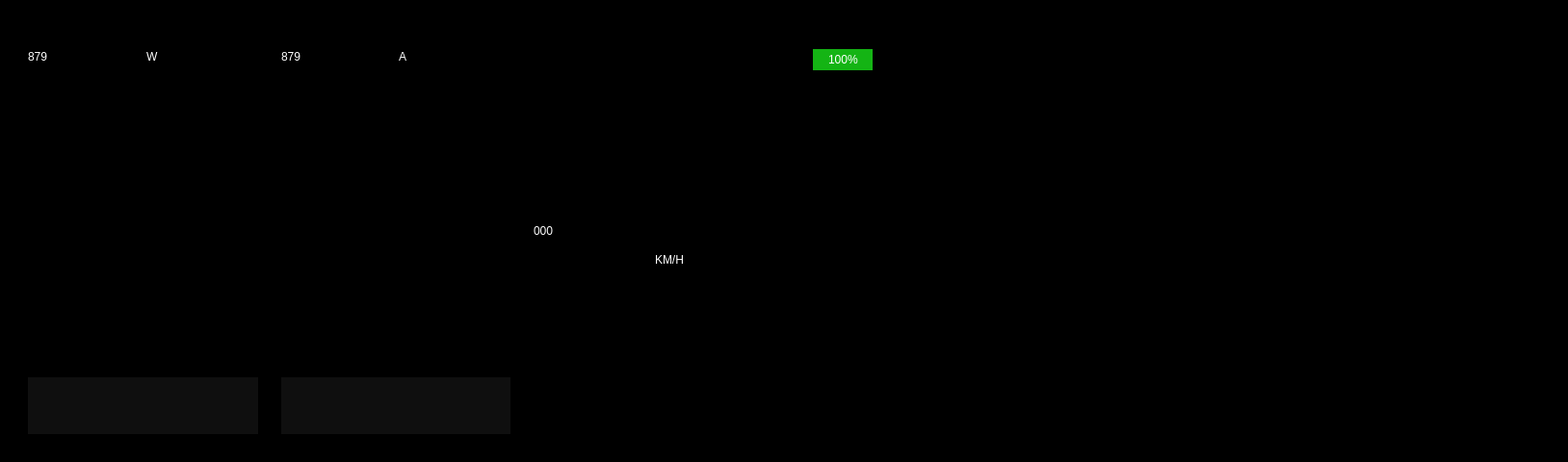
<?xml version="1.0" encoding="UTF-8"?>
<ui version="4.0">
 <class>DisplayDashboardWidget</class>
 <widget class="QWidget" name="DisplayDashboardWidget">
  <property name="geometry">
   <rect>
    <x>0</x>
    <y>0</y>
    <width>1600</width>
    <height>480</height>
   </rect>
  </property>
  <property name="windowTitle">
   <string>Form</string>
  </property>
  <property name="styleSheet">
   <string notr="true">background-color: black;</string>
  </property>
  <layout class="QHBoxLayout" name="horizontalLayout">
   <item>
    <widget class="QWidget" name="leftScreenWidget" native="true">
     <property name="minimumSize">
      <size>
       <width>800</width>
       <height>0</height>
      </size>
     </property>
     <property name="maximumSize">
      <size>
       <width>800</width>
       <height>16777215</height>
      </size>
     </property>
     <layout class="QGridLayout" name="gridLayout">
      <item row="2" column="1">
       <widget class="QWidget" name="batteryFaultsWidget" native="true">
        <layout class="QVBoxLayout" name="batteryFaultsLayout">
         <item>
          <widget class="QLabel" name="batteryFaultsTitleLabel">
           <property name="styleSheet">
            <string notr="true">font: bold 10pt &quot;Arial Unicode MS&quot;;
padding-top: 45px;</string>
           </property>
           <property name="text">
            <string>B A T T E R Y   F A U L T S</string>
           </property>
          </widget>
         </item>
         <item>
          <widget class="QLabel" name="batteryFaultsLabel">
           <property name="styleSheet">
            <string notr="true">background-color: rgb(15,15,15);</string>
           </property>
           <property name="text">
            <string/>
           </property>
          </widget>
         </item>
        </layout>
       </widget>
      </item>
      <item row="1" column="2">
       <widget class="QWidget" name="actualSpeedWidget" native="true">
        <layout class="QHBoxLayout" name="actualSpeedLayout">
         <item>
          <widget class="QLabel" name="actualSpeedLabel">
           <property name="styleSheet">
            <string notr="true">font: bold 64pt &quot;LCDMono&quot;;
color: white;</string>
           </property>
           <property name="text">
            <string>000</string>
           </property>
          </widget>
         </item>
         <item>
          <widget class="QLabel" name="actualSpeedUnitsLabel">
           <property name="styleSheet">
            <string notr="true">font: 75 bold 18pt &quot;Nimbus Sans L&quot;;
padding-top:60px;
color: white;</string>
           </property>
           <property name="text">
            <string>KM/H</string>
           </property>
          </widget>
         </item>
        </layout>
       </widget>
      </item>
      <item row="2" column="0">
       <widget class="QWidget" name="motorFaultsWidget" native="true">
        <layout class="QVBoxLayout" name="motorFaultsLayout">
         <item>
          <widget class="QLabel" name="motorFaultsTitleLabel">
           <property name="styleSheet">
            <string notr="true">font: bold 10pt &quot;Arial Unicode MS&quot;;
padding-top:45px;</string>
           </property>
           <property name="text">
            <string>M O T O R   F A U L T S</string>
           </property>
          </widget>
         </item>
         <item>
          <widget class="QLabel" name="motorFaultsLabel">
           <property name="styleSheet">
            <string notr="true">background-color: rgb(15,15,15);</string>
           </property>
           <property name="text">
            <string/>
           </property>
          </widget>
         </item>
        </layout>
       </widget>
      </item>
      <item row="0" column="2">
       <widget class="QWidget" name="motorResetButton" native="true"/>
      </item>
      <item row="0" column="0">
       <widget class="QWidget" name="motorPowerWidget" native="true">
        <layout class="QGridLayout" name="motorPowerLayout">
         <item row="0" column="0">
          <widget class="QLabel" name="motorPowerLabel">
           <property name="styleSheet">
            <string notr="true">font: 24pt &quot;Burlingame Pro&quot;;
color: white;</string>
           </property>
           <property name="text">
            <string>879</string>
           </property>
          </widget>
         </item>
         <item row="0" column="1">
          <widget class="QLabel" name="motorPowerUnitsLabel">
           <property name="styleSheet">
            <string notr="true">font: 75 10pt &quot;Arial Unicode MS&quot;;
color: white;
text-align:bottom;</string>
           </property>
           <property name="text">
            <string>W</string>
           </property>
          </widget>
         </item>
         <item row="1" column="0" colspan="2">
          <widget class="QLabel" name="motorPowerTitleLabel">
           <property name="styleSheet">
            <string notr="true">font: bold 10pt &quot;Arial Unicode MS&quot;;
padding-bottom: 45px;</string>
           </property>
           <property name="text">
            <string>M O T O R   P O W E R</string>
           </property>
          </widget>
         </item>
        </layout>
       </widget>
      </item>
      <item row="2" column="2">
       <widget class="QWidget" name="leftTurnSignalWidget" native="true"/>
      </item>
      <item row="1" column="0">
       <widget class="QWidget" name="arraysWidget" native="true">
        <layout class="QGridLayout" name="arraysLayout">
         <item row="0" column="0" colspan="2">
          <widget class="QLabel" name="arraysTitleLabel">
           <property name="styleSheet">
            <string notr="true">font: bold 10pt &quot;Arial Unicode MS&quot;;</string>
           </property>
           <property name="text">
            <string>- A R R A Y S -</string>
           </property>
          </widget>
         </item>
         <item row="1" column="1">
          <widget class="QWidget" name="arrayTwoWidget" native="true">
           <layout class="QHBoxLayout" name="horizontalLayout_3">
            <item>
             <widget class="QLabel" name="arrayTwoVoltageLabel">
              <property name="text">
               <string>879</string>
              </property>
             </widget>
            </item>
            <item>
             <widget class="QLabel" name="arrayTwoVoltageUnitsLabel">
              <property name="text">
               <string>V</string>
              </property>
             </widget>
            </item>
            <item>
             <widget class="QLabel" name="arrayTwoCurrentLabel">
              <property name="text">
               <string>879</string>
              </property>
             </widget>
            </item>
            <item>
             <widget class="QLabel" name="arrayTwoCurrentUnitsLabel">
              <property name="text">
               <string>A</string>
              </property>
             </widget>
            </item>
           </layout>
          </widget>
         </item>
         <item row="2" column="1">
          <widget class="QWidget" name="arrayFourWidget" native="true">
           <layout class="QHBoxLayout" name="horizontalLayout_6">
            <item>
             <widget class="QLabel" name="arrayFourVoltageLabel">
              <property name="text">
               <string>879</string>
              </property>
             </widget>
            </item>
            <item>
             <widget class="QLabel" name="arraryFourCurrentUnitsLabel">
              <property name="text">
               <string>V</string>
              </property>
             </widget>
            </item>
            <item>
             <widget class="QLabel" name="arrayFourCurrentLabel">
              <property name="text">
               <string>879</string>
              </property>
             </widget>
            </item>
            <item>
             <widget class="QLabel" name="arrayFourVoltageUnitsLabel">
              <property name="text">
               <string>A</string>
              </property>
             </widget>
            </item>
           </layout>
          </widget>
         </item>
         <item row="2" column="0">
          <widget class="QWidget" name="arrayThreeWidget" native="true">
           <layout class="QHBoxLayout" name="horizontalLayout_5">
            <item>
             <widget class="QLabel" name="arrayThreeVoltageLabel">
              <property name="text">
               <string>879</string>
              </property>
             </widget>
            </item>
            <item>
             <widget class="QLabel" name="arrayThreeVoltageUnitsLabel">
              <property name="text">
               <string>V</string>
              </property>
             </widget>
            </item>
            <item>
             <widget class="QLabel" name="arrayThreeCurrentLabel">
              <property name="text">
               <string>879</string>
              </property>
             </widget>
            </item>
            <item>
             <widget class="QLabel" name="arrayThreeCurrentUnitsLabel">
              <property name="text">
               <string>A</string>
              </property>
             </widget>
            </item>
           </layout>
          </widget>
         </item>
         <item row="1" column="0">
          <widget class="QWidget" name="arrayOneWidget" native="true">
           <layout class="QHBoxLayout" name="horizontalLayout_4">
            <item>
             <widget class="QLabel" name="arrayOneVoltageLabel">
              <property name="text">
               <string>879</string>
              </property>
             </widget>
            </item>
            <item>
             <widget class="QLabel" name="arrayOneVoltageUnitsLabel">
              <property name="text">
               <string>V</string>
              </property>
             </widget>
            </item>
            <item>
             <widget class="QLabel" name="arrayOneCurrentLabel">
              <property name="text">
               <string>879</string>
              </property>
             </widget>
            </item>
            <item>
             <widget class="QLabel" name="arrayOneCurrentUnitsLabel">
              <property name="text">
               <string>A</string>
              </property>
             </widget>
            </item>
           </layout>
          </widget>
         </item>
        </layout>
       </widget>
      </item>
      <item row="0" column="1">
       <widget class="QWidget" name="setCurrentWidget" native="true">
        <layout class="QGridLayout" name="setCurrentLayout">
         <item row="0" column="0">
          <widget class="QLabel" name="setCurrentLabel">
           <property name="styleSheet">
            <string notr="true">font: 24pt &quot;Burlingame Pro&quot;;
color: white;</string>
           </property>
           <property name="text">
            <string>879</string>
           </property>
          </widget>
         </item>
         <item row="0" column="1">
          <widget class="QLabel" name="setCurrentUnitsLabel">
           <property name="styleSheet">
            <string notr="true">font: 75 10pt &quot;Arial Unicode MS&quot;;
color: white;
text-align:bottom;</string>
           </property>
           <property name="text">
            <string>A</string>
           </property>
          </widget>
         </item>
         <item row="1" column="0" colspan="2">
          <widget class="QLabel" name="setCurrentTitleLabel">
           <property name="styleSheet">
            <string notr="true">font: bold 10pt &quot;Arial Unicode MS&quot;;
padding-bottom: 45px;</string>
           </property>
           <property name="text">
            <string>S E T   C U R R E N T</string>
           </property>
          </widget>
         </item>
        </layout>
       </widget>
      </item>
     </layout>
    </widget>
   </item>
   <item>
    <widget class="QWidget" name="rightScreenWidget" native="true">
     <property name="minimumSize">
      <size>
       <width>800</width>
       <height>0</height>
      </size>
     </property>
     <property name="maximumSize">
      <size>
       <width>800</width>
       <height>16777215</height>
      </size>
     </property>
     <layout class="QGridLayout" name="gridLayout_2">
      <item row="2" column="1">
       <widget class="QWidget" name="lowHeadlightIndicatorWidget" native="true">
        <property name="maximumSize">
         <size>
          <width>50</width>
          <height>50</height>
         </size>
        </property>
       </widget>
      </item>
      <item row="2" column="2">
       <widget class="QWidget" name="highHeadlightIndicatorWidget" native="true">
        <property name="maximumSize">
         <size>
          <width>50</width>
          <height>50</height>
         </size>
        </property>
        <zorder>powerWidget</zorder>
        <zorder>powerWidget</zorder>
       </widget>
      </item>
      <item row="0" column="1">
       <widget class="QWidget" name="prechargeStateWidget" native="true">
        <layout class="QGridLayout" name="gridLayout_4">
         <item row="0" column="0">
          <widget class="QWidget" name="prechargeStateIconWidget" native="true"/>
         </item>
         <item row="0" column="1">
          <widget class="QLabel" name="prechargeStateLabel">
           <property name="text">
            <string>RUN</string>
           </property>
          </widget>
         </item>
         <item row="1" column="0" colspan="2">
          <widget class="QLabel" name="prechargeStateTitleLabel">
           <property name="text">
            <string>P R E C H A R G E</string>
           </property>
          </widget>
         </item>
        </layout>
       </widget>
      </item>
      <item row="0" column="0">
       <widget class="QWidget" name="stateOfChargeWidget" native="true">
        <property name="maximumSize">
         <size>
          <width>150</width>
          <height>16777215</height>
         </size>
        </property>
        <layout class="QVBoxLayout" name="verticalLayout">
         <item>
          <widget class="QWidget" name="stateOfChargeIconWidget" native="true">
           <property name="maximumSize">
            <size>
             <width>80</width>
             <height>16777215</height>
            </size>
           </property>
           <layout class="QHBoxLayout" name="horizontalLayout_2">
            <item>
             <widget class="QProgressBar" name="stateOfChargeCapacityWidget">
              <property name="maximumSize">
               <size>
                <width>80</width>
                <height>16777215</height>
               </size>
              </property>
              <property name="styleSheet">
               <string notr="true">QProgressBar::chunk:horizontal{background: rgb(20,180,20);
}
QProgressBar:horizontal {
background:white;
padding:0px;
text-align: center;
}
QProgressBar:horizontal::font {
font: 18pt &quot;LCDMono&quot;;
color: white;
}</string>
              </property>
              <property name="value">
               <number>100</number>
              </property>
             </widget>
            </item>
           </layout>
          </widget>
         </item>
         <item>
          <widget class="QLabel" name="stateOfChargeTitleLabel">
           <property name="text">
            <string>B A T T E R Y</string>
           </property>
          </widget>
         </item>
        </layout>
       </widget>
      </item>
      <item row="1" column="1">
       <widget class="QWidget" name="cellWidget" native="true">
        <layout class="QGridLayout" name="gridLayout_3">
         <item row="5" column="1">
          <widget class="QLabel" name="avgCellTemperatureTitleLabel">
           <property name="text">
            <string>A V G</string>
           </property>
          </widget>
         </item>
         <item row="4" column="3">
          <widget class="QLabel" name="avgCellVoltageLabel">
           <property name="text">
            <string>879</string>
           </property>
          </widget>
         </item>
         <item row="4" column="2">
          <widget class="QLabel" name="avgCellTemperatureUnitsLabel">
           <property name="text">
            <string>C</string>
           </property>
          </widget>
         </item>
         <item row="1" column="1">
          <widget class="QLabel" name="maxCellTemperatureTitleLabel">
           <property name="text">
            <string>M A X</string>
           </property>
          </widget>
         </item>
         <item row="2" column="3">
          <widget class="QLabel" name="lowestCellVoltageTitleLabel">
           <property name="text">
            <string>L O W</string>
           </property>
          </widget>
         </item>
         <item row="2" column="1">
          <widget class="QLabel" name="maxCellTemperatureLabel">
           <property name="text">
            <string>879</string>
           </property>
          </widget>
         </item>
         <item row="2" column="2">
          <widget class="QLabel" name="maxCellTemperatureUnitsLabel">
           <property name="text">
            <string>C</string>
           </property>
          </widget>
         </item>
         <item row="1" column="3">
          <widget class="QLabel" name="lowestCellVoltageLabel">
           <property name="text">
            <string>879</string>
           </property>
          </widget>
         </item>
         <item row="4" column="1">
          <widget class="QLabel" name="avgCellTemperatureLabel">
           <property name="text">
            <string>879</string>
           </property>
          </widget>
         </item>
         <item row="1" column="4">
          <widget class="QLabel" name="lowestCellVoltageUnitsLabel">
           <property name="text">
            <string>V</string>
           </property>
          </widget>
         </item>
         <item row="4" column="4">
          <widget class="QLabel" name="avgCellVoltageUnitsLabel">
           <property name="text">
            <string>V</string>
           </property>
          </widget>
         </item>
         <item row="5" column="3">
          <widget class="QLabel" name="avgCellVoltageTitleLabel">
           <property name="text">
            <string>A V G</string>
           </property>
          </widget>
         </item>
         <item row="0" column="1" colspan="4">
          <widget class="QLabel" name="cellTitleWidget">
           <property name="styleSheet">
            <string notr="true">font: bold 10pt &quot;Arial Unicode MS&quot;;
text-align:center;</string>
           </property>
           <property name="text">
            <string>- C E L L -</string>
           </property>
          </widget>
         </item>
         <item row="0" column="0" rowspan="6">
          <widget class="QWidget" name="thermometerWidget" native="true"/>
         </item>
        </layout>
       </widget>
      </item>
      <item row="2" column="0">
       <widget class="QWidget" name="rightTurnSignalWidget" native="true">
        <property name="maximumSize">
         <size>
          <width>80</width>
          <height>16777215</height>
         </size>
        </property>
       </widget>
      </item>
      <item row="2" column="3">
       <widget class="QWidget" name="powerWidget" native="true">
        <layout class="QGridLayout" name="gridLayout_6">
         <item row="1" column="0" colspan="4">
          <layout class="QGridLayout" name="powerInOutLayout">
           <item row="0" column="0">
            <widget class="QLabel" name="powerInLabel">
             <property name="text">
              <string>879</string>
             </property>
            </widget>
           </item>
           <item row="0" column="2">
            <widget class="QLabel" name="powerOutLabel">
             <property name="text">
              <string>879</string>
             </property>
            </widget>
           </item>
           <item row="0" column="3">
            <widget class="QLabel" name="powerOutUnitsLabel">
             <property name="text">
              <string>W</string>
             </property>
            </widget>
           </item>
           <item row="0" column="1">
            <widget class="QLabel" name="powerInUnitsLabel">
             <property name="text">
              <string>W</string>
             </property>
            </widget>
           </item>
           <item row="1" column="0" colspan="2">
            <widget class="QLabel" name="powerInTitleLabel">
             <property name="text">
              <string>I N</string>
             </property>
            </widget>
           </item>
           <item row="1" column="2" colspan="2">
            <widget class="QLabel" name="powerOutTitleLabel">
             <property name="text">
              <string>O U T</string>
             </property>
            </widget>
           </item>
          </layout>
         </item>
         <item row="5" column="0" colspan="4">
          <widget class="QLabel" name="netPowerTitleLabel">
           <property name="text">
            <string>N E T</string>
           </property>
          </widget>
         </item>
         <item row="4" column="0" colspan="2">
          <widget class="QLabel" name="netPowerLabel">
           <property name="text">
            <string>879</string>
           </property>
          </widget>
         </item>
         <item row="4" column="2" colspan="2">
          <widget class="QLabel" name="netPowerUnitsLabel">
           <property name="text">
            <string>W</string>
           </property>
          </widget>
         </item>
         <item row="0" column="0" colspan="4">
          <widget class="QLabel" name="powerTitleLabel">
           <property name="text">
            <string>- P O W E R -</string>
           </property>
          </widget>
         </item>
        </layout>
       </widget>
      </item>
      <item row="0" column="3">
       <widget class="QWidget" name="busWidget" native="true">
        <layout class="QGridLayout" name="gridLayout_5">
         <item row="1" column="0">
          <widget class="QLabel" name="busVoltageLabel">
           <property name="text">
            <string>879</string>
           </property>
          </widget>
         </item>
         <item row="1" column="1">
          <widget class="QLabel" name="busVoltageUnitsLabel">
           <property name="text">
            <string>V</string>
           </property>
          </widget>
         </item>
         <item row="1" column="2">
          <widget class="QLabel" name="busCurrentLabel">
           <property name="text">
            <string>879</string>
           </property>
          </widget>
         </item>
         <item row="1" column="3">
          <widget class="QLabel" name="busCurrentUnitsLabel">
           <property name="text">
            <string>A</string>
           </property>
          </widget>
         </item>
         <item row="0" column="0" colspan="4">
          <widget class="QLabel" name="busTitleLabel">
           <property name="text">
            <string>- B U S -</string>
           </property>
          </widget>
         </item>
        </layout>
       </widget>
      </item>
     </layout>
    </widget>
   </item>
  </layout>
 </widget>
 <resources/>
 <connections/>
</ui>
